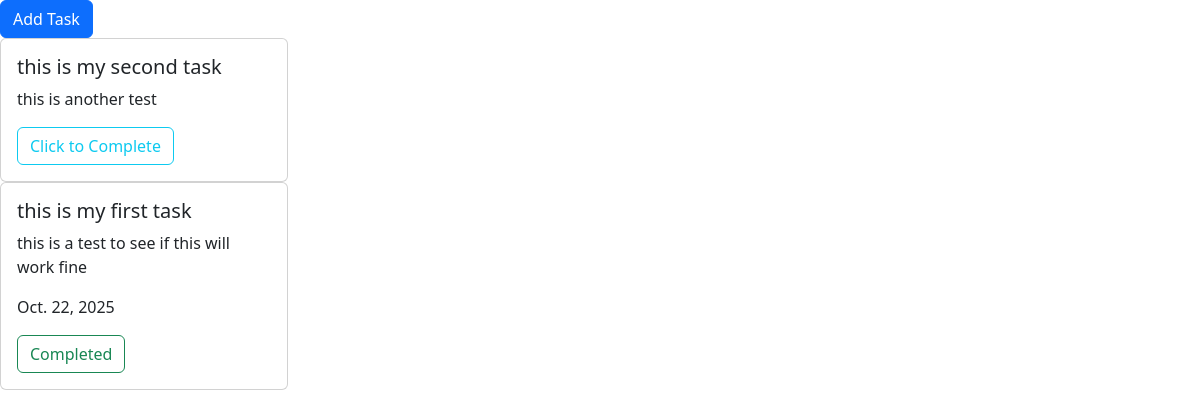
Before: / with the older database file.
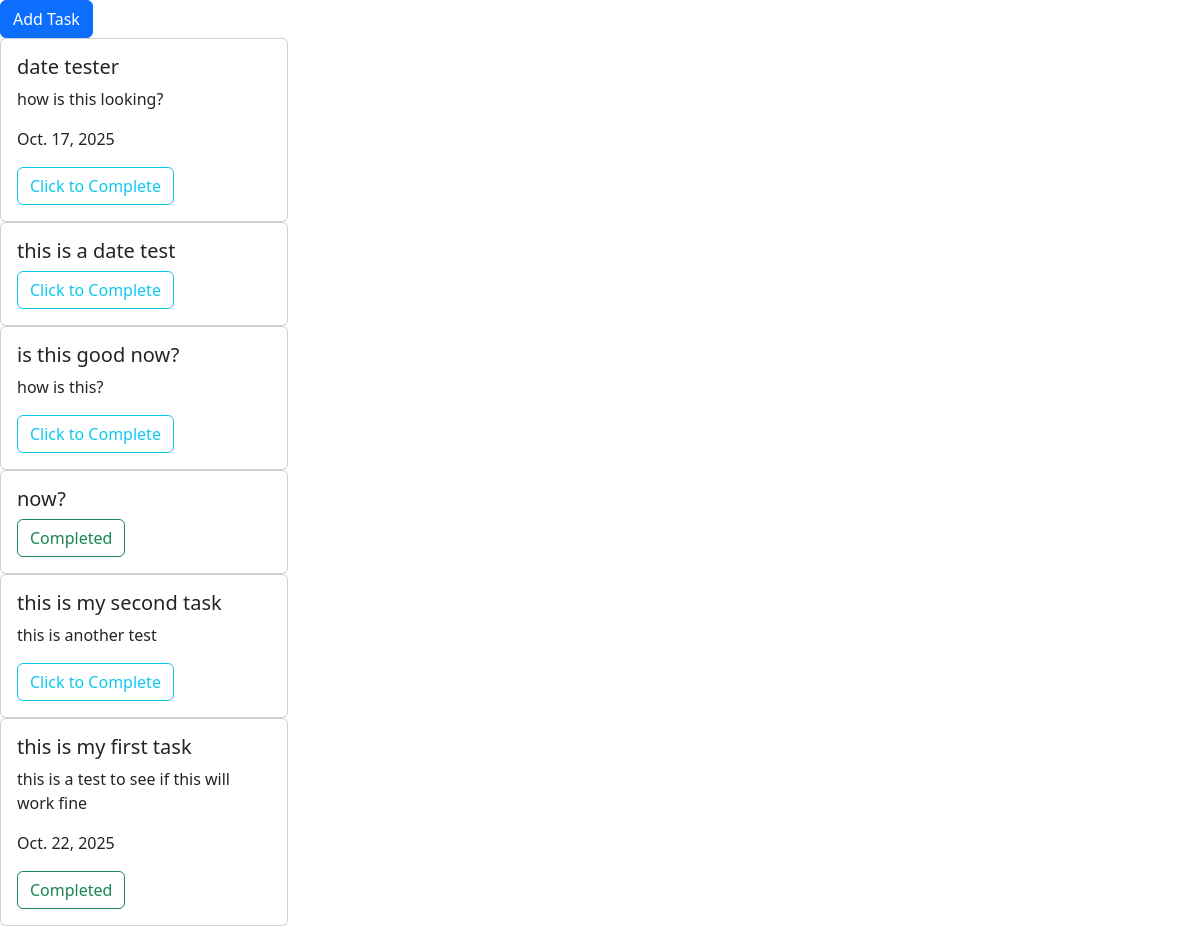
After: the same page with the newer database file.
### todo/models.py (models this page shows, shortened)
class Tasks(models.Model):
    title = models.CharField(max_length=255)
    details = models.TextField(blank=True)
    is_done = models.BooleanField(default=False)
    due_date = models.DateField(null=True, blank=True)
    created_at = models.DateTimeField(auto_now_add=True)
    completed_at = models.DateTimeField(null=True, blank=True)

### todo/views.py (the view)
# urls.py: path("", views.index, name="index"),
def index(request):
    tasks = Tasks.objects.order_by("-created_at")
    task_context = {"tasks": tasks}
    return render(request, "todo/index.html", task_context)

### todo/templates/todo/index.html (shortened to what this page needs)
{% extends "todo/layout.html" %}
{% block body %}
 <button class="btn btn-primary" data-bs-toggle="modal" data-bs-target="#addTaskModal">Add Task</button>
  {% if tasks %}
    {% for task in tasks %}
      <div class="card" style="width: 18rem;">
        <div class="card-body">
          <h5 class="card-title">{{ task.title }}</h5>
            {% if task.details %}
              <p class="card-text">{{ task.details }}</p>
            {% endif %}
            {% if task.due_date %}
              <p class="card-text">{{ task.due_date }}</p>
            {% endif %}
            {% if task.is_done %}
              <form method="post" action="{% url 'todo:toggle' task.id %}">
                <button type="submit" class="btn btn-outline-success" id="complete">Completed</button>
              </form>
            {% else %}
              <form method="post" action="{% url 'todo:toggle' task.id %}">
                <button type="submit" class="btn btn-outline-info" id="not_complete">Click to Complete</button>
              </form>
            {% endif %}
        </div>
      </div>
    {% endfor %}
  {% endif %}
{% endblock %}

### todo/templates/todo/layout.html (shortened to what this page needs)
<!doctype html>
<html lang="en">
  <head>
    <link href="https://cdn.jsdelivr.net/npm/bootstrap@5.3.8/dist/css/bootstrap.min.css" rel="stylesheet">
  </head>
  <body>
    {% block body %}{% endblock %}
  </body>
</html>

Changed rows visible on the page:
added Tasks: title "date tester", details "how is this looking?", due_date "Oct. 17, 2025", is_done "Click to Complete"
added Tasks: title "this is a date test", is_done "Click to Complete"
added Tasks: title "is this good now?", details "how is this?", is_done "Click to Complete"
added Tasks: title "now?", is_done "Completed"
